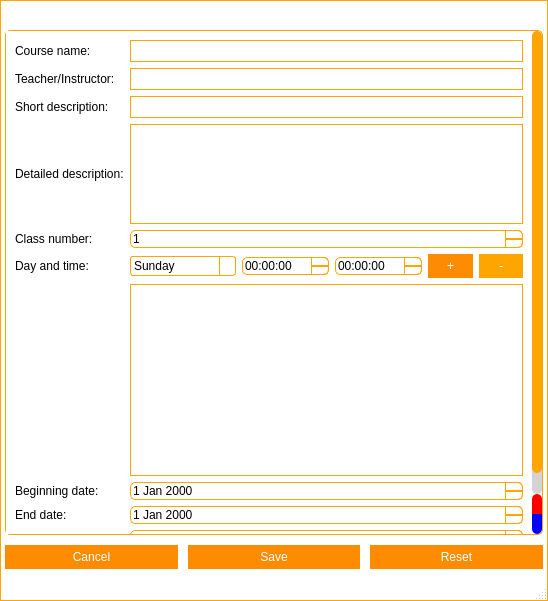
<?xml version="1.0" encoding="UTF-8"?>
<ui version="4.0">
 <class>frmAddClass</class>
 <widget class="QMainWindow" name="frmAddClass">
  <property name="windowModality">
   <enum>Qt::ApplicationModal</enum>
  </property>
  <property name="geometry">
   <rect>
    <x>0</x>
    <y>0</y>
    <width>548</width>
    <height>601</height>
   </rect>
  </property>
  <property name="minimumSize">
   <size>
    <width>0</width>
    <height>600</height>
   </size>
  </property>
  <property name="windowTitle">
   <string>Manage Class | SmartClass</string>
  </property>
  <property name="windowIcon">
   <iconset resource="resources.qrc">
    <normaloff>:/images/logos/Logo.png</normaloff>:/images/logos/Logo.png</iconset>
  </property>
  <property name="styleSheet">
   <string notr="true">QWidget#titleBar{
	background-color: #FFF;
	border-top: 1px solid orange;
	border-left: 1px solid orange;
	border-right: 1px solid orange;
	color: #000;
}

QWidget#centralWidget, QStatusBar{
	background-color: #FFF;
	border-left: 1px solid orange;
	border-right: 1px solid orange;
}

QStatusBar{
	border-bottom: 1px solid orange;
}

/*QTabWidget::pane {
    border-top: 1px solid orange;
}*/

QSlider::handle:horizontal {
    background: orange;
}

/* Vertical and horizontal line customization */

QFrame[frameShape=&quot;4&quot;]
{
    color: orange;
}

QFrame[frameShape=&quot;5&quot;]
{
    color: orange;
}

/* QTabWidget elements customization */

QTabWidget::pane {
/*	border-top: 1px solid orange;*/
	background: white;
}

QTabWidget::tab-bar {
    left: 5px;
}

QTabBar::tab {
	background: white;
    min-width: 120px;
    min-height: 20px;
    padding: 2px;
	border-top-left-radius: 5px;
	border-top-right-radius: 5px;
	margin-top: 6px;
}

QTabBar::tab:selected, QTabBar::tab:hover {
	background: white;
	border-top: 1px solid orange;
	border-right: 1px solid orange;
	border-left: 1px solid orange;
}

QTabBar::tab:selected {
	background: white;
	border-top: 2px solid orange;
	border-right: 2px solid orange;
	border-left: 2px solid orange;
}

QTabBar::tab:!selected {
    margin-bottom: 3px;
}

QTabBar QToolButton{
	background-color: white;
	border: none;
	color: black;
}

QTabBar QToolButton::hover{
	background-color: darkorange;
}

QTabBar QToolButton::pressed{
	background-color: orange;
}

QTabBar QToolButton::!enabled{
	background-color: orange;
}

QWidget#tabFile, QWidget#tabManagement, QWidget#tabTools, QWidget#tabHelp, QWidget#tabFileLayout, QWidget#tabManagementLayout, QWidget#tabToolsLayout, QWidget#tabHelpLayout, QWidget#screenManagerLayout{
	background: white;
}

QLineEdit{
	border: 1px solid orange;
	min-height: 20px;
}

QPlainTextEdit{
	border: 1px solid orange;
	min-height: 40px;
}

QPushButton{
	background-color: darkorange;
	border: 5px solid darkorange;
	color: white;
}

QPushButton::hover{
	background-color: orange;
	border: 5px solid orange;
}

QPushButton::pressed{
	background-color: darkorange;
	border: 5px solid darkorange;
}

QPushButton::!enabled{
	background-color: orange;
	border: 5px solid orange;
}

/*
	QScroll Area
*/

QScrollArea{
	border: none;
}

QScrollArea#scrollManager{
	border: 1px solid orange;
	border-radius: 5px;
}

/* QScrollBar Horizontal*/

QScrollBar:horizontal {
    background: lightgray;
    height: 10px;
    margin: 0px 40px 0 0px;
	border-radius: 5px;
}

QScrollBar::handle:horizontal {
    background: orange;
	border-radius: 5px;
    min-width: 20px;
}

QScrollBar::add-line:horizontal {
    background: blue;
    width: 20px;
    subcontrol-position: right;
    subcontrol-origin: margin;
	border-top-right-radius: 5px;
	border-bottom-right-radius: 5px;
}

QScrollBar::sub-line:horizontal {
    background: red;
    width: 20px;
    subcontrol-position: top right;
    subcontrol-origin: margin;
    position: absolute;
    right: 20px;
	border-top-left-radius: 5px;
	border-bottom-left-radius: 5px;
}

QScrollBar::sub-line:horizontal:hover {
    background: darkred;
}

QScrollBar::sub-line:horizontal:pressed {
    background: red;
}

QScrollBar::add-line:horizontal:hover {
    background: darkblue;
}

QScrollBar::add-line:horizontal:pressed {
    background: blue;
}

QScrollBar:left-arrow:horizontal{
	image: url(:/images/scrollbar/slide_left.PNG);
    width: 10px;
    height: 10px;
}

QScrollBar::right-arrow:horizontal {
	image: url(:/images/scrollbar/slide_right.PNG);
    width: 10px;
    height: 10px;
}

QScrollBar::add-page:horizontal, QScrollBar::sub-page:horizontal {
    background: none;
}

/* QScrollBar Vertical*/

QScrollBar:vertical {
    background: lightgray;
    width: 10px;
    margin: 0px 0px 40px 0px;
	border-radius: 5px;
}

QScrollBar::handle:vertical {
    background: orange;
	border-radius: 5px;
    min-width: 20px;
}

QScrollBar::add-line:vertical {
    background: blue;
    height: 20px;
    subcontrol-position: bottom;
    subcontrol-origin: margin;
	border-bottom-right-radius: 5px;
	border-bottom-left-radius: 5px;
}

QScrollBar::sub-line:vertical {
    background: red;
    height: 20px;
    subcontrol-position: bottom right;
    subcontrol-origin: margin;
    position: absolute;
    bottom: 20px;
	border-top-right-radius: 5px;
	border-top-left-radius: 5px;
}

QScrollBar::sub-line:vertical:hover {
    background: darkred;
}

QScrollBar::sub-line:vertical:pressed {
    background: red;
}

QScrollBar::add-line:vertical:hover {
    background: darkblue;
}

QScrollBar::add-line:vertical:pressed {
    background: blue;
}

QScrollBar:up-arrow:vertical{
	image: url(:/images/scrollbar/slide_up.PNG);
	width: 10px;
    height: 10px;
}

 QScrollBar::down-arrow:vertical{
	image: url(:/images/scrollbar/slide_down.PNG);
	width: 10px;
    height: 10px;
}

QScrollBar::add-page:vertical, QScrollBar::sub-page:vertical {
    background: none;
}

/*QComboBox*/

QComboBox {
    border: 1px solid orange;
	background: white;
    border-radius: 3px;
    padding: 1px 18px 1px 3px;
    min-width: 6em;
}

QComboBox:editable {
    background: white;
}

QComboBox:!editable, QComboBox::drop-down:editable {
	background: white;
}

QComboBox:!editable:on, QComboBox::drop-down:editable:on {
    background: white;
}

QComboBox:on {
    padding-top: 3px;
    padding-left: 4px;
}

QComboBox::drop-down {
    subcontrol-origin: padding;
    subcontrol-position: top right;
    width: 15px;

    border-left-width: 1px;
    border-left-color: orange;
    border-left-style: solid;
    border-top-right-radius: 3px;
    border-bottom-right-radius: 3px;
}

QComboBox::drop-down:hover {
    background: orange;
}

QComboBox::down-arrow {
    image: url(&quot;:/images/buttons/Down_Arrow.PNG&quot;);
	width: 10px;
	height: 10px;
}

QComboBox::down-arrow:on {
    top: 1px;
    left: 1px;
}

QComboBox QAbstractItemView {
    border: 1px solid orange;
    selection-background-color: orange;
    border-top-right-radius: 3px;
    border-bottom-right-radius: 3px;
}

QComboBox QAbstractItemView:hover {
	color: orange;
}

/*
 * QToolButton
 */

QToolButton {
	background: transparent;
	border: 1px solid transparent;
	color: black;
}

QToolButton::hover {
	background: darkorange;
	border: 1px solid darkorange;
	color: white;
}

QToolButton::pressed {
	background: orange;
	border: 1px solid orange;
	color: white;
}

/* QSpinBox  QDateEdit*/

QSpinBox, QDoubleSpinBox, QDateEdit, QDateTimeEdit {
	border: 1px solid orange;
	background: white;
    padding-right: 15px; /* make room for the arrows */
	border-radius: 5px;
}

QSpinBox::up-button:disabled,  QSpinBox::up-button:off,
QSpinBox::down-button:disabled,  QSpinBox::down-button:off,
QDoubleSpinBox::up-button:disabled,  QDoubleSpinBox::up-button:off,
QDoubleSpinBox::down-button:disabled,  QDoubleSpinBox::down-button:off,
QDateEdit::up-button:disabled,  QDateEdit::up-button:off,
QDateEdit::down-button:disabled,  QDateEdit::down-button:off,
QDateTimeEdit::up-button:disabled,  QDateTimeEdit::up-button:off,
QDateTimeEdit::down-button:disabled,  QDateTimeEdit::down-button:off{
	background: orange;
}

QSpinBox::up-button, QDoubleSpinBox::up-button, QDateEdit::up-button, QDateTimeEdit::up-button {
    subcontrol-origin: border;
    subcontrol-position: top right;

    width: 16px;
	border: 1px solid orange;
	border-top-right-radius: 5px;
}

QSpinBox::up-button:hover, QDoubleSpinBox::up-button:hover, QDateEdit::up-button:hover, QDateTimeEdit::up-button:hover {
	background: darkorange;
}

QSpinBox::up-button:pressed, QDoubleSpinBox::up-button:pressed, QDateEdit::up-button:pressed, QDateTimeEdit::up-button:pressed {
	background: orange;
}

QSpinBox::up-arrow, QDoubleSpinBox::up-arrow, QDateEdit::up-arrow, QDateTimeEdit::up-arrow {
    border-image: url(:/images/buttons/Up_Arrow.PNG) 1;
    width: 7px;
    height: 7px;
}

QSpinBox::up-arrow:disabled,
QSpinBox::up-arrow:off,
QDoubleSpinBox::up-arrow:disabled,
QDoubleSpinBox::up-arrow:off,
QDateEdit::up-arrow:disabled,
QDateEdit::up-arrow:off,
QDateTimeEdit::up-arrow:disabled,
QDateTimeEdit::up-arrow:off {
   background: transparent;
}

QSpinBox::down-button,
QDoubleSpinBox::down-button,
QDateEdit::down-button,
QDateTimeEdit::down-button {
    subcontrol-origin: border;
    subcontrol-position: bottom right;

    width: 16px;
	border: 1px solid orange;
	border-bottom-right-radius: 5px;
}

QSpinBox::down-button:hover,
QDoubleSpinBox::down-button:hover,
QDateEdit::down-button:hover,
QDateTimeEdit::down-button:hover {
	background: darkorange;
}

QSpinBox::down-button:pressed,
QDoubleSpinBox::down-button:pressed,
QDateEdit::down-button:pressed,
QDateTimeEdit::down-button:pressed {
	background: orange;
}

QSpinBox::down-arrow,
QDoubleSpinBox::down-arrow,
QDateEdit::down-arrow,
QDateTimeEdit::down-arrow {
    border-image: url(:/images/buttons/Down_Arrow.PNG) 1;
    width: 7px;
    height: 7px;
}

QSpinBox::down-arrow:disabled,
QSpinBox::down-arrow:off,
QDoubleSpinBox::down-arrow:disabled,
QDoubleSpinBox::down-arrow:off,
QDateEdit::down-arrow:disabled,
QDateEdit::down-arrow:off,
QDateTimeEdit::down-arrow:disabled,
QDateTimeEdit::down-arrow:off {
   background: transparent;
}

/*QCheckBox*/

QCheckBox {
    spacing: 5px;
}

QCheckBox::indicator {
    width: 13px;
    height: 13px;
}

QCheckBox::indicator:unchecked {
    border: 1px solid orange;
}

QCheckBox::indicator:unchecked:hover {
    border: 2px solid darkorange;
}

QCheckBox::indicator:unchecked:pressed {
    border: 2px solid orange;
}

QCheckBox::indicator:checked {
    border: 1px solid orange;
	image: url(:/images/buttons/Close.PNG);
}

QCheckBox::indicator:checked:hover {
    border: 2px solid darkorange;
	image: url(:/images/buttons/Close.PNG);
}

QCheckBox::indicator:checked:pressed {
    border: 2px solid orange;
	image: url(:/images/buttons/Close.PNG);
}

QCheckBox::indicator:indeterminate:hover {
    border: 2px solid darkorange;
}

QCheckBox::indicator:indeterminate:pressed {
    border: 2px solid orange;
}

/*
 * QTableWidget
 */

QTableWidget{
	border: 1px solid orange;
}

/*
 * QGroupBox
 */

QGroupBox {
    border: 1px solid orange;
    border-radius: 2px;
    margin-top: 10px;
    padding-top: 10px;
}

QGroupBox::title {
    subcontrol-origin: margin;
    subcontrol-position: top middle; /* position at the top center */
    padding: 5px;
    background-color: white;
	border: 1px solid orange;
	border-radius: 2px;
}

/*
 * QListWidget
 */

QListWidget {
    border: 1px solid orange;
}</string>
  </property>
  <widget class="QWidget" name="centralWidget">
   <layout class="QGridLayout" name="gridLayout_2">
    <property name="leftMargin">
     <number>0</number>
    </property>
    <property name="topMargin">
     <number>0</number>
    </property>
    <property name="rightMargin">
     <number>0</number>
    </property>
    <property name="bottomMargin">
     <number>0</number>
    </property>
    <property name="spacing">
     <number>0</number>
    </property>
    <item row="0" column="0">
     <widget class="TitleBar" name="titleBar" native="true">
      <property name="minimumSize">
       <size>
        <width>0</width>
        <height>30</height>
       </size>
      </property>
      <property name="maximumSize">
       <size>
        <width>16777215</width>
        <height>30</height>
       </size>
      </property>
     </widget>
    </item>
    <item row="1" column="0">
     <layout class="QGridLayout" name="gridLayout">
      <property name="leftMargin">
       <number>5</number>
      </property>
      <property name="rightMargin">
       <number>5</number>
      </property>
      <property name="bottomMargin">
       <number>10</number>
      </property>
      <property name="horizontalSpacing">
       <number>0</number>
      </property>
      <property name="verticalSpacing">
       <number>10</number>
      </property>
      <item row="1" column="0">
       <widget class="QScrollArea" name="scrollManager">
        <property name="enabled">
         <bool>true</bool>
        </property>
        <property name="minimumSize">
         <size>
          <width>500</width>
          <height>250</height>
         </size>
        </property>
        <property name="horizontalScrollBarPolicy">
         <enum>Qt::ScrollBarAlwaysOff</enum>
        </property>
        <property name="widgetResizable">
         <bool>true</bool>
        </property>
        <widget class="QWidget" name="screenManagerLayout">
         <property name="geometry">
          <rect>
           <x>0</x>
           <y>0</y>
           <width>526</width>
           <height>525</height>
          </rect>
         </property>
         <layout class="QGridLayout" name="gridLayout_3">
          <item row="5" column="3">
           <widget class="QTimeEdit" name="edtEnd"/>
          </item>
          <item row="8" column="1" colspan="5">
           <widget class="QDateEdit" name="edtBeginningDate"/>
          </item>
          <item row="3" column="1" colspan="5">
           <widget class="QPlainTextEdit" name="edtDetailedDescription">
            <property name="maximumSize">
             <size>
              <width>16777215</width>
              <height>100</height>
             </size>
            </property>
           </widget>
          </item>
          <item row="5" column="2">
           <widget class="QTimeEdit" name="edtBegin"/>
          </item>
          <item row="10" column="1" colspan="5">
           <widget class="QDoubleSpinBox" name="edtPrice">
            <property name="maximum">
             <double>100000000000000000000.000000000000000</double>
            </property>
           </widget>
          </item>
          <item row="5" column="0">
           <widget class="QLabel" name="lblDateAndTime">
            <property name="text">
             <string>Day and time:</string>
            </property>
           </widget>
          </item>
          <item row="10" column="0">
           <widget class="QLabel" name="lblPrice">
            <property name="text">
             <string>Price:</string>
            </property>
           </widget>
          </item>
          <item row="5" column="1">
           <widget class="QComboBox" name="cbDay">
            <item>
             <property name="text">
              <string>Sunday</string>
             </property>
            </item>
            <item>
             <property name="text">
              <string>Monday</string>
             </property>
            </item>
            <item>
             <property name="text">
              <string>Tuesday</string>
             </property>
            </item>
            <item>
             <property name="text">
              <string>Wednesday</string>
             </property>
            </item>
            <item>
             <property name="text">
              <string>Thursday</string>
             </property>
            </item>
            <item>
             <property name="text">
              <string>Friday</string>
             </property>
            </item>
            <item>
             <property name="text">
              <string>Saturday</string>
             </property>
            </item>
           </widget>
          </item>
          <item row="5" column="5">
           <widget class="QPushButton" name="btRemoveDay">
            <property name="enabled">
             <bool>false</bool>
            </property>
            <property name="text">
             <string>-</string>
            </property>
           </widget>
          </item>
          <item row="0" column="0">
           <widget class="QLabel" name="lblCourseName">
            <property name="text">
             <string>Course name:</string>
            </property>
           </widget>
          </item>
          <item row="9" column="0">
           <widget class="QLabel" name="lblEndDay">
            <property name="text">
             <string>End date:</string>
            </property>
           </widget>
          </item>
          <item row="8" column="0">
           <widget class="QLabel" name="lblBeginningDay">
            <property name="text">
             <string>Beginning date:</string>
            </property>
           </widget>
          </item>
          <item row="5" column="4">
           <widget class="QPushButton" name="btAddDay">
            <property name="text">
             <string>+</string>
            </property>
           </widget>
          </item>
          <item row="7" column="1" colspan="5">
           <widget class="QListWidget" name="listDaysAndTime">
            <property name="sizePolicy">
             <sizepolicy hsizetype="Expanding" vsizetype="Expanding">
              <horstretch>0</horstretch>
              <verstretch>0</verstretch>
             </sizepolicy>
            </property>
           </widget>
          </item>
          <item row="0" column="1" colspan="5">
           <widget class="QLineEdit" name="edtCourseName"/>
          </item>
          <item row="9" column="1" colspan="5">
           <widget class="QDateEdit" name="edtEndDate"/>
          </item>
          <item row="4" column="1" colspan="5">
           <widget class="QSpinBox" name="edtClassNumber">
            <property name="suffix">
             <string/>
            </property>
            <property name="prefix">
             <string/>
            </property>
            <property name="minimum">
             <number>1</number>
            </property>
            <property name="maximum">
             <number>200</number>
            </property>
           </widget>
          </item>
          <item row="4" column="0">
           <widget class="QLabel" name="lblClassNumber">
            <property name="text">
             <string>Class number:</string>
            </property>
           </widget>
          </item>
          <item row="2" column="0">
           <widget class="QLabel" name="label">
            <property name="text">
             <string>Short description:</string>
            </property>
           </widget>
          </item>
          <item row="2" column="1" colspan="5">
           <widget class="QLineEdit" name="edtShortDescription"/>
          </item>
          <item row="3" column="0">
           <widget class="QLabel" name="lblDetailedDescription">
            <property name="text">
             <string>Detailed description:</string>
            </property>
            <property name="wordWrap">
             <bool>true</bool>
            </property>
           </widget>
          </item>
          <item row="1" column="0">
           <widget class="QLabel" name="lblTeacher">
            <property name="text">
             <string>Teacher/Instructor:</string>
            </property>
           </widget>
          </item>
          <item row="1" column="1" colspan="5">
           <widget class="QLineEdit" name="edtTeacher"/>
          </item>
         </layout>
        </widget>
       </widget>
      </item>
      <item row="2" column="0">
       <layout class="QHBoxLayout" name="horizontalLayout">
        <property name="spacing">
         <number>10</number>
        </property>
        <item>
         <widget class="QPushButton" name="btCancel">
          <property name="text">
           <string>Cancel</string>
          </property>
         </widget>
        </item>
        <item>
         <widget class="QPushButton" name="btSave">
          <property name="text">
           <string>Save</string>
          </property>
         </widget>
        </item>
        <item>
         <widget class="QPushButton" name="btReset">
          <property name="text">
           <string>Reset</string>
          </property>
         </widget>
        </item>
       </layout>
      </item>
     </layout>
    </item>
   </layout>
  </widget>
  <widget class="QStatusBar" name="statusBar"/>
 </widget>
 <customwidgets>
  <customwidget>
   <class>TitleBar</class>
   <extends>QWidget</extends>
   <header>titlebar.h</header>
   <container>1</container>
  </customwidget>
 </customwidgets>
 <tabstops>
  <tabstop>edtCourseName</tabstop>
  <tabstop>edtTeacher</tabstop>
  <tabstop>edtShortDescription</tabstop>
  <tabstop>edtDetailedDescription</tabstop>
  <tabstop>edtClassNumber</tabstop>
  <tabstop>cbDay</tabstop>
  <tabstop>edtBegin</tabstop>
  <tabstop>edtEnd</tabstop>
  <tabstop>btAddDay</tabstop>
  <tabstop>btRemoveDay</tabstop>
  <tabstop>listDaysAndTime</tabstop>
  <tabstop>edtBeginningDate</tabstop>
  <tabstop>edtEndDate</tabstop>
  <tabstop>edtPrice</tabstop>
  <tabstop>btSave</tabstop>
  <tabstop>btReset</tabstop>
  <tabstop>btCancel</tabstop>
  <tabstop>scrollManager</tabstop>
 </tabstops>
 <resources>
  <include location="resources.qrc"/>
 </resources>
 <connections/>
</ui>
